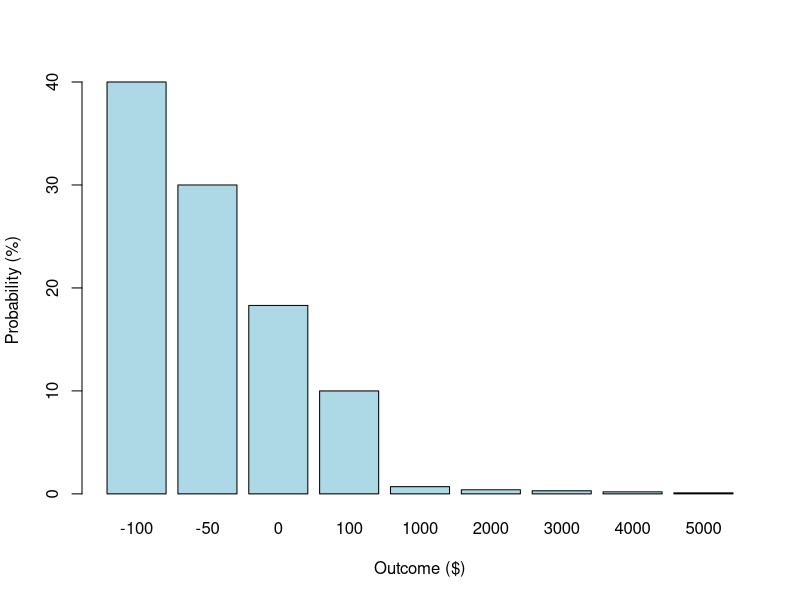

Write R code to recreate this figure.
## ---- chunk 1

# Strategy1
strategy1 <- data.frame(
  Outcome = c(-100, -50, 0, 10, 100, 200, 300, 400, 500),
  Probability = c(0.25, 0.3, 0.2, 0.1, 0.07, 0.04, 0.02, 0.01, 0.01)
)

# Strategy2
strategy2 <- data.frame(
  Outcome = c(-100, -75, -50, -25, 100, 200, 300, 400, 500, 1000),
  Probability = c(0.01, 0.05, 0.1, 0.25, 0.2, 0.2, 0.1, 0.05, 0.03, 0.01)
)

# Strategy3
strategy3 <- data.frame(
  Outcome = c(-100, -50, 0, 100, 1000, 2000, 3000, 4000, 5000),
  Probability = c(0.4, 0.3, 0.183, 0.1, 0.007, 0.004, 0.003, 0.002, 0.001)
)

# Calculate expected values for each strategy
ev_strategy1 <- sum(strategy1$Outcome * strategy1$Probability)
ev_strategy2 <- sum(strategy2$Outcome * strategy2$Probability)
ev_strategy3 <- sum(strategy3$Outcome * strategy3$Probability)


# Calculate variance for each strategy
variance_strategy1 <- sum((strategy1$Outcome - ev_strategy1)^2 * strategy1$Probability)
variance_strategy2 <- sum((strategy2$Outcome - ev_strategy2)^2 * strategy2$Probability)
variance_strategy3 <- sum((strategy3$Outcome - ev_strategy3)^2 * strategy3$Probability)

## ---- chunk 2

barplot(
  height = c(strategy3$Probability*100),
  names.arg = strategy3$Outcome,
  col = "lightblue",
  ylab = "Probability (%)",
  xlab = "Outcome ($)"
)

## ---- chunk 3

strategy3_summary <- t(data.frame(
  ev_strategy3, variance_strategy3))

knitr::kable(strategy3_summary, digits = 0, caption = "Strategy 3 Assessment Result")

## ---- chunk 4

# Display Expected Value and Variance for all 3 strategies in a table

results_all <- data.frame(
  Strategy = c("Strategy 1", "Strategy 2", "Strategy 3"),
  Expected_Value = c(ev_strategy1, ev_strategy2, ev_strategy3),
  Variance = round(c(variance_strategy1, variance_strategy2, variance_strategy3)))

results_all_flip <- t(results_all[, -1])

knitr::kable(results_all_flip, col.names = c("Strategy 1", "Strategy 2", "Strategy 3"), digits = 0, caption = "Strategy Assessment Summary")

## ---- chunk 5

# Strategy1
strategy1 <- data.frame(
  Outcome = c(-100, -50, 0, 10, 100, 200, 300, 400, 500),
  Probability = c(0.25, 0.3, 0.2, 0.1, 0.07, 0.04, 0.02, 0.01, 0.01)
)

# Strategy2
strategy2 <- data.frame(
  Outcome = c(-100, -75, -50, -25, 100, 200, 300, 400, 500, 1000),
  Probability = c(0.01, 0.05, 0.1, 0.25, 0.2, 0.2, 0.1, 0.05, 0.03, 0.01)
)

# Strategy3
strategy3 <- data.frame(
  Outcome = c(-100, -50, 0, 100, 1000, 2000, 3000, 4000, 5000),
  Probability = c(0.4, 0.3, 0.183, 0.1, 0.007, 0.004, 0.003, 0.002, 0.001)
)

# Calculate expected values for each strategy
ev_strategy1 <- sum(strategy1$Outcome * strategy1$Probability)
ev_strategy2 <- sum(strategy2$Outcome * strategy2$Probability)
ev_strategy3 <- sum(strategy3$Outcome * strategy3$Probability)


# Calculate variance for each strategy
variance_strategy1 <- sum((strategy1$Outcome - ev_strategy1)^2 * strategy1$Probability)
variance_strategy2 <- sum((strategy2$Outcome - ev_strategy2)^2 * strategy2$Probability)
variance_strategy3 <- sum((strategy3$Outcome - ev_strategy3)^2 * strategy3$Probability)

## ---- chunk 6

# Display Expected Value and Variance for all 3 strategies in a table

results_all <- data.frame(
  Strategy = c("Strategy 1", "Strategy 2", "Strategy 3"),
  Expected_Value = c(ev_strategy1, ev_strategy2, ev_strategy3),
  Variance = round(c(variance_strategy1, variance_strategy2, variance_strategy3)))

results_all_flip <- t(results_all[, -1])

knitr::kable(results_all_flip, col.names = c("Strategy 1", "Strategy 2", "Strategy 3"), digits = 0, caption = "Strategy Assessment Summary")

